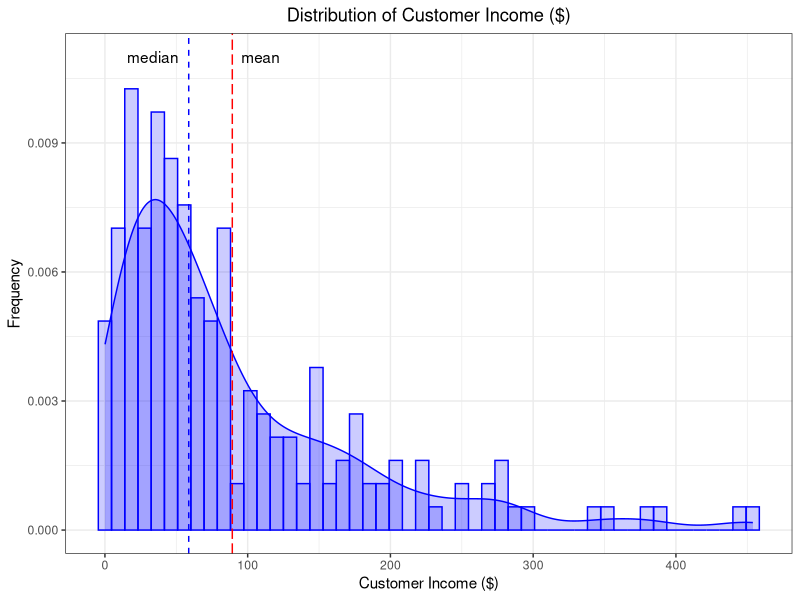
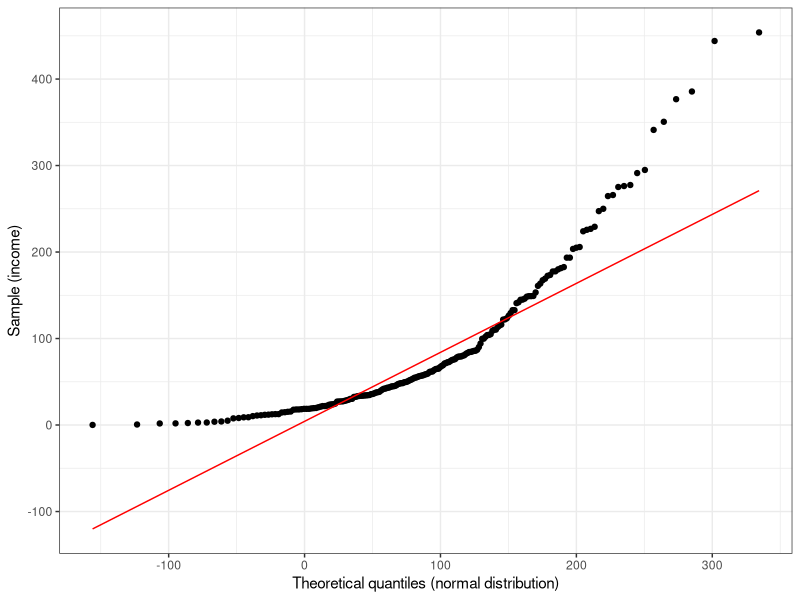
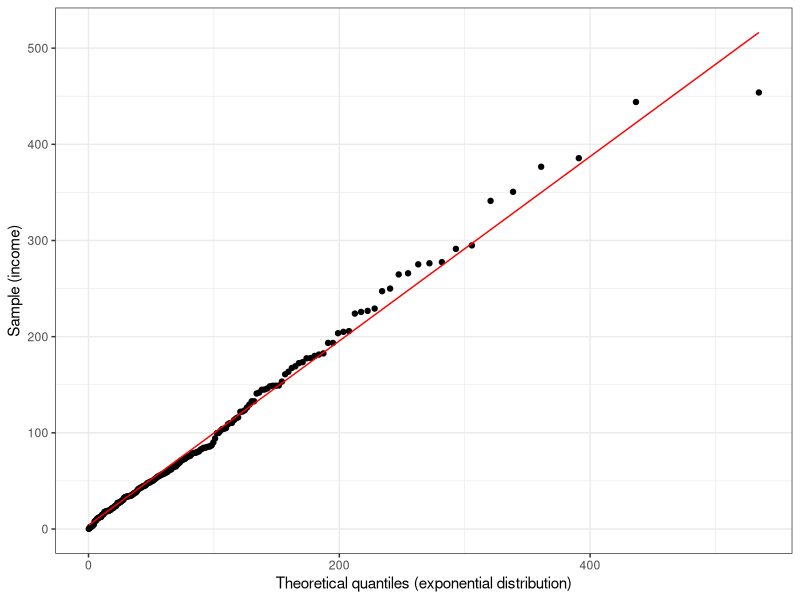
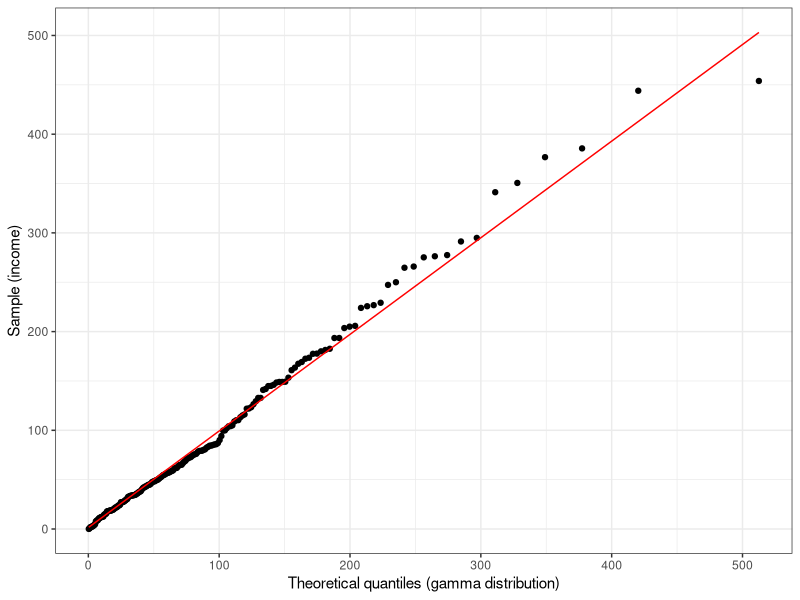
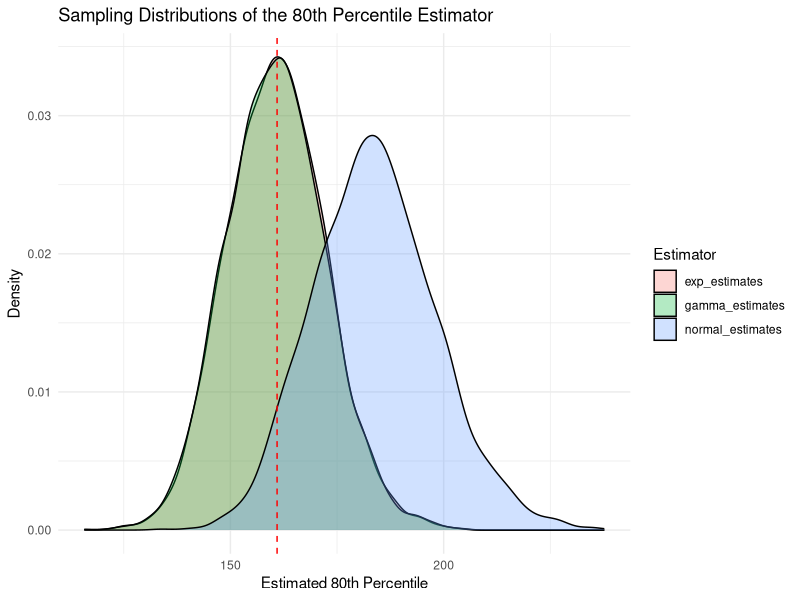
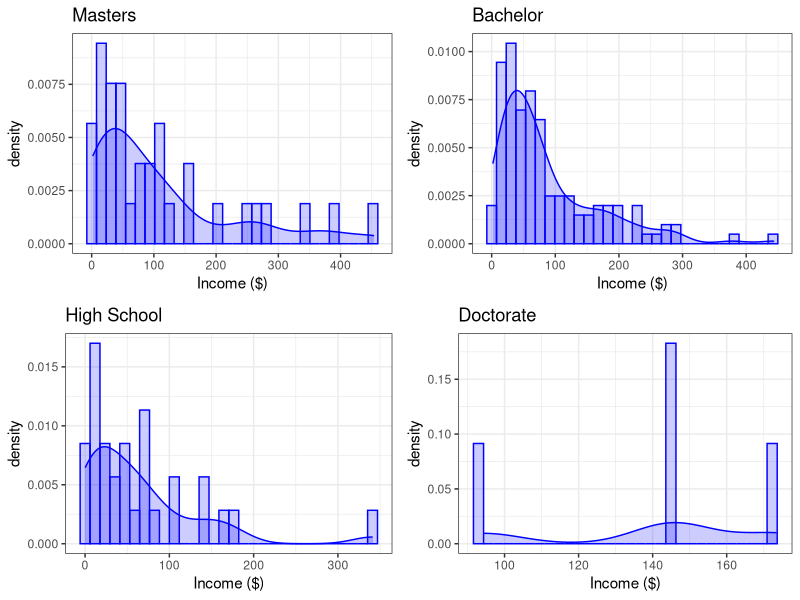
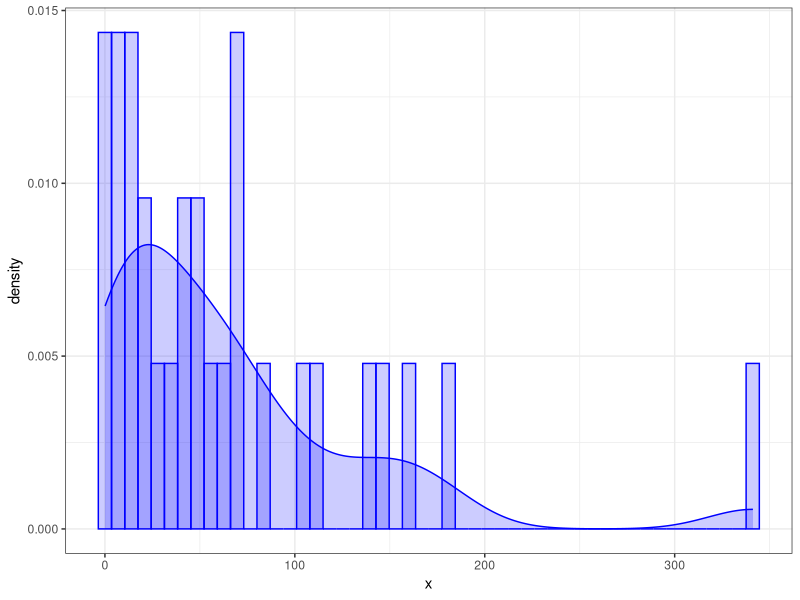
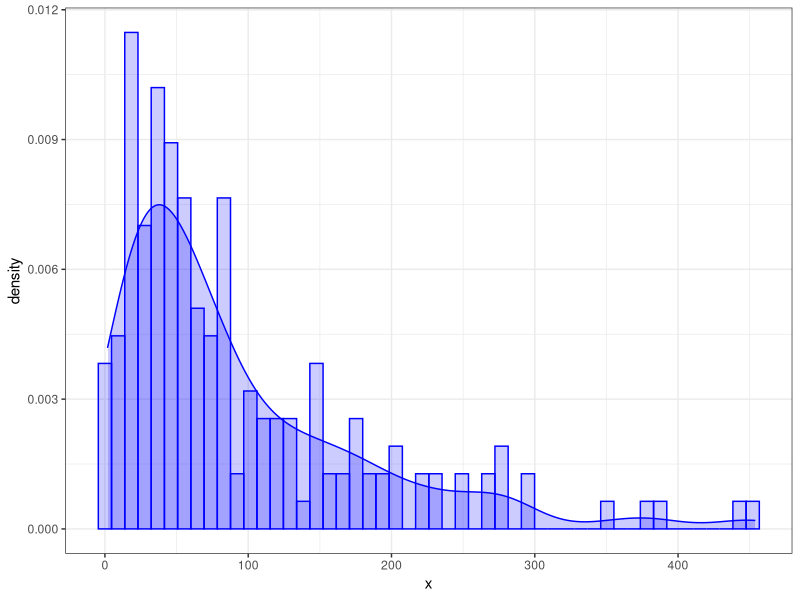

Here is the R script that generated these plots, in order:
## ---- chunk 1
knitr::opts_chunk$set(echo = TRUE, eval = TRUE, warning = FALSE, message = FALSE, error = FALSE)
library(tidyverse)
library(broom)
library(gridExtra)
library(MASS)

# Creates a histogram and smoothed histogram given a vector of values.
dataplot <- function(x, bins = 50, colour = "blue") {
  ggplot(tibble(x = x), aes(x = x, y = after_stat(density))) +
    geom_histogram(bins = bins, colour = colour, fill = colour, alpha = 0.2) +
    geom_density(colour = colour, fill = colour, alpha = 0.2) +
    theme_bw()
}

set.seed(24205242)
## ---- chunk 2
bank <- read_csv("banksurvey.csv")
head(bank)
## ---- chunk 3

summary(bank$income) #Provides descriptive stats of customer income 
sd(bank$income) #Standard deviation of customer income 

income_summary <- 
  bank %>% 
  summarise(
    mean = mean(income), 
    median = median(income), 
    sd = sd(income), 
    max = max(income), 
    min = min(income)
  )
income_summary
## ---- chunk 4
dataplot(bank$income) + 
  geom_vline(xintercept = income_summary$mean, colour = "red", linetype = 5) +
  geom_vline(xintercept = income_summary$median, colour = "blue", linetype = 2) +
  annotate("text", label = "mean", x = income_summary$mean + 20, y = 0.011) +
  annotate("text", label = "median", x = income_summary$median - 25, y = 0.011) +
  xlab("Customer Income ($)") + 
  ylab("Frequency") + 
  ggtitle("Distribution of Customer Income ($)") + 
  theme(plot.title = element_text(hjust = 0.5))
## ---- chunk 5
normal_fit <- fitdistr(bank$income, "normal")
normal_fit %>% tidy()

exponential_fit <- fitdistr(bank$income, "exponential") 
exponential_fit %>% tidy()

gamma_fit <- fitdistr(bank$income, "gamma") 
gamma_fit %>% tidy()
## ---- chunk 6
qq_norm <- 
  bank %>% 
  ggplot() +
    aes(sample = income) +
    stat_qq(distribution = qnorm, dparams = normal_fit$estimate) +
    stat_qq_line(distribution = qnorm, dparams = normal_fit$estimate, color = "red") +
    theme(aspect.ratio = 1) +    
    theme_bw() +
    xlab("Theoretical quantiles (normal distribution)") +
    ylab("Sample (income)")
qq_norm
## ---- chunk 7
qq_exp <- 
  bank %>% 
  ggplot() +
    aes(sample = income) +
    stat_qq(distribution = qexp, dparams = exponential_fit$estimate) +
    stat_qq_line(distribution = qexp, dparams = exponential_fit$estimate, color = "red") +
    theme(aspect.ratio = 1) +    
    theme_bw() +
    xlab("Theoretical quantiles (exponential distribution)") +
    ylab("Sample (income)")
qq_exp
## ---- chunk 8
qq_gamma <- 
  bank %>% 
  ggplot() +
    aes(sample = income) +
    stat_qq(distribution = qgamma, dparams = gamma_fit$estimate) +
    stat_qq_line(distribution = qgamma, dparams = gamma_fit$estimate, color = "red") +
    theme(aspect.ratio = 1) +    
    theme_bw() +
    xlab("Theoretical quantiles (gamma distribution)") +
    ylab("Sample (income)")
qq_gamma
## ---- chunk 9
normal_80th_percentile <- qnorm(0.8, mean = normal_fit$estimate[1], sd =normal_fit$estimate[2])
exponential_80th_percentile <- qexp(0.8, rate = exponential_fit$estimate)
gamma_80th_percentile <- qgamma(0.8, shape = gamma_fit$estimate[1], rate = gamma_fit$estimate[2])
sample_80th_percentile <- quantile(bank$income, probs = 0.8, type = 7)

tibble(normal_80th_percentile, exponential_80th_percentile, gamma_80th_percentile, sample_80th_percentile)
## ---- chunk 10
B <- 5000
norm_quant <- matrix(nrow = B, ncol = 1)

for (b in 1:B) {
  temp <- sample(bank$income, replace = TRUE)
  fit <- fitdistr(temp, "normal")
  
  norm_quant[b,] <- qnorm(0.8, fit$estimate[1], fit$estimate[2])
}

normal_80th_percentiles <- quantile(norm_quant, c(0.025, 0.975))

normal_80th_percentiles
## ---- chunk 11
B <- 5000
exp_quant <- matrix(nrow = B, ncol = 1)

for (b in 1:B) {
  temp <- sample(bank$income, replace = TRUE)
  fit <- fitdistr(temp, "exponential")
  
  exp_quant[b,] <- qexp(0.8, fit$estimate)
}

exponential_80th_percentiles <- quantile(exp_quant, c(0.025, 0.975))
exponential_80th_percentiles 
## ---- chunk 12
B <- 5000
gamma_quant <- matrix(nrow = B, ncol = 1)

for (b in 1:B) {
  temp <- sample(bank$income, replace = TRUE)
  fit <- fitdistr(temp, "gamma")
  
  gamma_quant[b,] <- qgamma(0.8, fit$estimate[1], fit$estimate[2])
}

gamma_80th_percentiles <- quantile(gamma_quant, c(0.025, 0.975))
gamma_80th_percentiles
## ---- chunk 13
B <- 5000
quant <- matrix(nrow = B, ncol = 1)

for (b in 1:B) {
  temp <- sample(bank$income, replace = TRUE)
  quant[b,] <- quantile(temp, probs = 0.8, type = 7)
}

sample_80th_percentiles <- quantile(quant, c(0.025, 0.975))
## ---- chunk 14
data.frame(Normal_80th_percentiles = normal_80th_percentiles,
           Exponential_80th_percentiles = exponential_80th_percentiles,
           Gamma_80th_percentiles = gamma_80th_percentiles,
           Sample_80th_percentiles = sample_80th_percentiles,
           row.names = c("Lower",
                         "Upper")
           )
## ---- chunk 15
n <- 200
B <- 5000

samples <- replicate(B, rexp(n, rate = 1/100))

for (i in 5000) {
  sample <- rexp(200, 1/100)
  
}

normal_estimates <- apply(samples, 2, function(x) qnorm(0.8, mean(x), sd(x)))
exp_estimates <- apply(samples, 2, function(x) qexp(0.8, rate = 1/mean(x)))
gamma_estimates <- apply(samples, 2, function(x) {
  fit <- fitdistr(x, "gamma")
  qgamma(0.8, shape = fit$estimate["shape"], rate = fit$estimate["rate"])
})

true_80th_percentile <- qexp(0.8, 1/100)
all_80th_percentile_estimates <- tibble(normal_estimates, exp_estimates, gamma_estimates) 
## ---- chunk 16
all_80th_percentile_estimates %>%
  gather(key = "Estimator", value = "Estimate") %>%
  ggplot(aes(x = Estimate, fill = Estimator)) +
  geom_density(alpha = 0.3) +
  geom_vline(xintercept = true_80th_percentile, color = "red", linetype = "dashed") +
  labs(title = "Sampling Distributions of the 80th Percentile Estimator",
       x = "Estimated 80th Percentile", y = "Density") +
  theme_minimal()
## ---- chunk 17
bias_normal <- mean(normal_estimates) - true_80th_percentile
bias_exp <- mean(exp_estimates) - true_80th_percentile
bias_gamma <- mean(gamma_estimates) - true_80th_percentile

bias = c(bias_normal, bias_exp, bias_gamma)

sd_normal <- sd(normal_estimates)
sd_exp <- sd(exp_estimates)
sd_gamma <- sd(gamma_estimates)

sd = c(sd_normal, sd_exp, sd_gamma)

data.frame(Bias = bias,
           Standard_Deviation = sd,
           row.names = c("Normal",
                         "Exponential",
                         "Gamma"))
## ---- chunk 18
unique(bank$education) 

master <- bank %>% filter(education == "Master") 
bachelor <- bank %>% filter(education == "Bachelor") 
highschool <- bank %>% filter(education == "High school") 
doctorate <- bank %>% filter(education == "Doctorate") 

master_plot <- dataplot(master$income, bins = 30) + ggtitle("Masters")  + xlab("Income ($)")
bachelor_plot <- dataplot(bachelor$income, bins = 30) + ggtitle("Bachelor") + xlab("Income ($)")
highschool_plot <- dataplot(highschool$income, bins = 30) + ggtitle("High School") + xlab("Income ($)")
doctorate_plot <- dataplot(doctorate$income, bins = 30) + ggtitle("Doctorate") + xlab("Income ($)")

grid.arrange(master_plot, bachelor_plot, highschool_plot, doctorate_plot)
## ---- chunk 19
n_completed_uni <- bank %>% filter(education == "High school")
mean(n_completed_uni$income)

completed_uni <- bank %>% filter(education != "High school")
mean(completed_uni$income) 

t_test_result <- t.test(completed_uni$income, n_completed_uni$income, conf.level = 0.95)

t_test_result$conf.int
## ---- chunk 20
dataplot(n_completed_uni$income)
dataplot(completed_uni$income)

gamma_exponential <- function(n, xbar, alpha = 1, beta = 1) {
  atil <- alpha + n
  btil <- beta + n*xbar
  out <- list(alpha_tilde = atil, beta_tilde = btil)
  return(out)
}

gamma_meanvar <- function(alpha, beta) {
  mean <- alpha / beta
  var <- alpha / (beta^2)
  out <- list(mean = mean, var = var)
  return(out)
}

n_completed_uni_posterior <- gamma_exponential(30, 65.06)
completed_uni_posterior <- gamma_exponential(170, 93.48941)
n_completed_uni_posterior #distribution of λ_0
completed_uni_posterior #distribution of λ_1

qgamma(c(0.025, 0.975), n_completed_uni_posterior$alpha_tilde, n_completed_uni_posterior$beta_tilde) #95% chance of λ_0 being within this interval
qgamma(c(0.025, 0.975), completed_uni_posterior$alpha_tilde, completed_uni_posterior$beta_tilde) #95% chance of λ_1 being within this interval
## ---- chunk 21
R <- 10000

sampleCompleted <- rgamma(R, completed_uni_posterior$alpha_tilde, completed_uni_posterior$beta_tilde)
sampleHighschool <- rgamma(R, n_completed_uni_posterior$alpha_tilde, n_completed_uni_posterior$beta_tilde)
sampleDifference <- sampleCompleted - sampleHighschool

blob <- qexp(0.8, sampleCompleted) - qexp(0.8, sampleHighschool)

quantile(blob, probs = c(0.025,0.975), type = 7)
